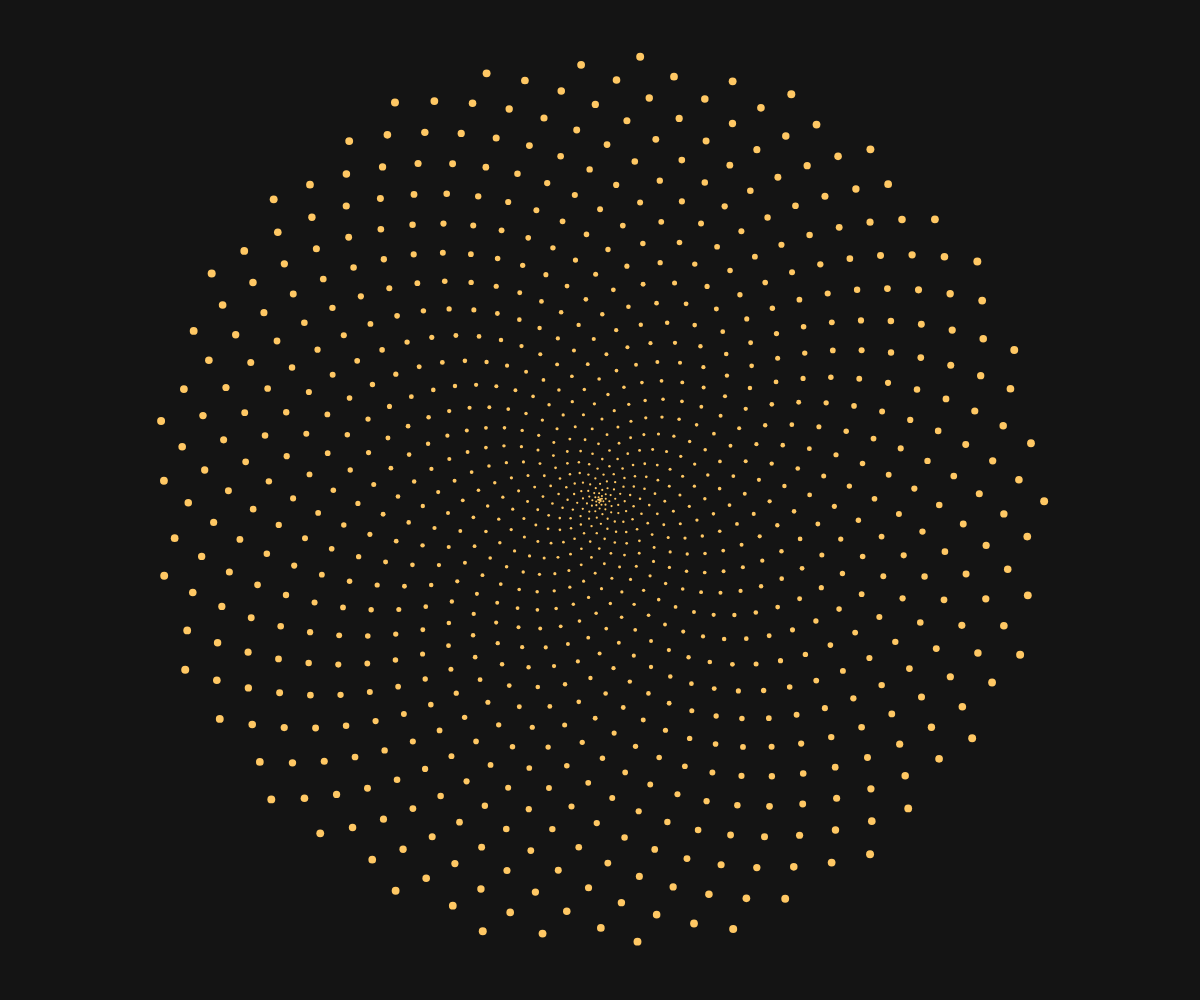
Frame 1 (no input)
Frame 2 (the mouse pressed at the canvas centre, redrawn once): identical to frame 1, image omitted

The p5.js sketch that drew this single still picture (run headless with seeded random() and noise() and a simulated clock; the mouse was pressed at the canvas centre and the sketch redrawn once):

// p5.js sketch
// ── sketch.js
function setup() { createCanvas(windowWidth, windowHeight); noLoop(); }
function draw() {
  background(20);
  translate(width/2, height/2);
  let phi = (sqrt(5) + 1) / 2;
  let len = min(width, height) * 0.45;
  for (let i = 0; i < 1000; i++) {
    let r = map(i, 0, 1000, 0, len);
    let angle = i * 2 * PI / (phi * phi);
    let x = r * cos(angle);
    let y = r * sin(angle);
    fill(255, 200, 100);
    noStroke();
    circle(x, y, map(i,0,1000, 2, 8));
  }
}
function windowResized() { resizeCanvas(windowWidth, windowHeight); }
